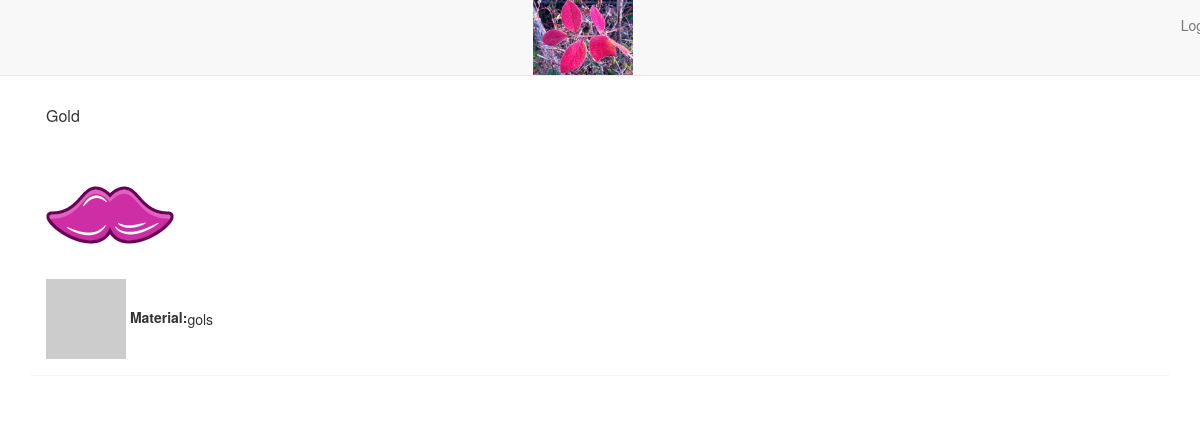
Page /2/ on the committed database.
### main_app/models.py (models this page shows, shortened)
class Treasure(models.Model):
	user = models.ForeignKey(User)
	name = models.CharField(max_length=100)
	value = models.DecimalField(max_digits=10, decimal_places=2)
	material = models.CharField(max_length=100)
	location = models.CharField(max_length=100)
	image = models.ImageField(upload_to='treasure_images',
							  default='media/default.png')
	likes = models.IntegerField(default=0)

### main_app/views.py (the view)
# urls.py: url(r'^([0-9]+)/$', views.detail, name = 'detail'),
def detail(request, treasure_id):
	treasure = Treasure.objects.get(id=treasure_id)
	return render(request, 'detail.html', {'treasure': treasure})

### main_app/templates/detail.html
{% extends 'base.html' %}
{% load staticfiles %}
{% block content %}
	<div class="treasure panel panel-defaul">
		<div class="panel-heading">
			<h3 class="panel-title">{{ treasure.name }}	</h3>
		</div>
		<div class="panel-body">
			<div class="treasure=photo-detail">
				<img src="{{ treasure.image.url }}">
			</div>
			<table class="treasure-table">
				<tr>
					<th>
						<img src="http://lorempixel.com/80/80">
						Material:
					</th>
					<td>{{ treasure.material }}</td>
				</tr>
			</table>
		</div>
	</div>
{% endblock %}

### rows in the picture
Treasure: name "Gold", image (placeholder picture), material "gols"
